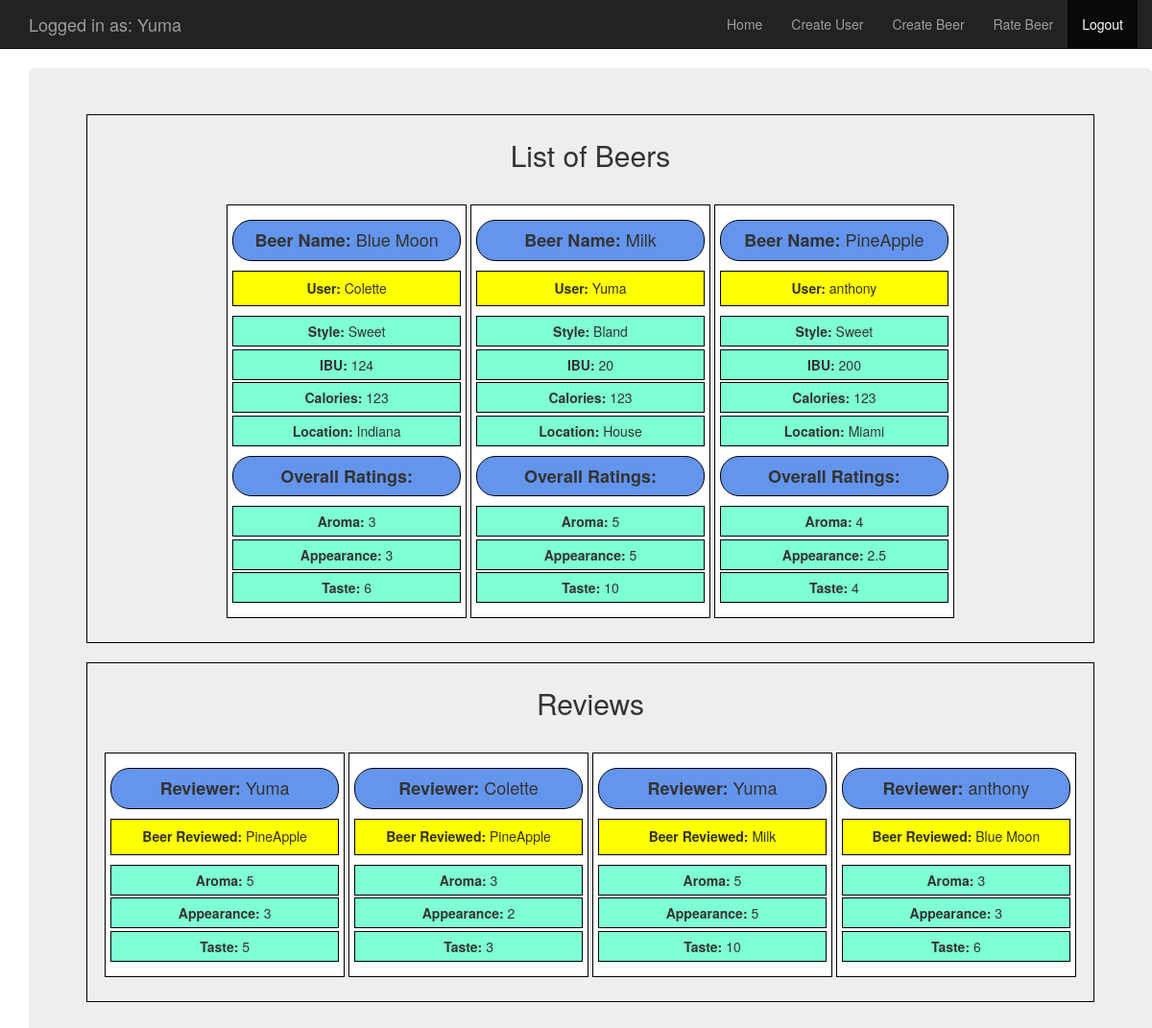
The page /home/ (signed in) on the database its author committed.
### beer_tracker/models.py (models this page shows, shortened)
class BeerModel(models.Model):
    user = models.ForeignKey(User, default=1)
    name = models.CharField(max_length=254, default="")
    style = models.CharField(max_length=254, default="")
    ibu = models.IntegerField(default="")
    calories = models.IntegerField(default="")
    abv = models.IntegerField(default="")
    location = models.CharField(max_length=254, default="")
    class Meta:
        verbose_name_plural = 'Beers'
    def __str__(self):
        return self.name

class RateModel(models.Model):
    FIVE_REVIEWS = (
        (5, 5),
        (4, 4),
        (3, 3),
        (2, 2),
        (1, 1),
    )
    TEN_REVIEWS= (
        (10, 10),
        (9, 9),
        (8, 8),
        (7, 7),
        (6, 6),
        (5, 5),
        (4, 4),
        (3, 3),
        (2, 2),
        (1, 1),
    )
    user = models.ForeignKey(User, default=1)
    beer = models.ForeignKey(BeerModel)
    aroma = models.PositiveIntegerField(choices=FIVE_REVIEWS, default="5")
    appearance = models.PositiveIntegerField(choices=FIVE_REVIEWS, default="5")
    taste = models.PositiveIntegerField(choices= TEN_REVIEWS, default= "10")
    class Meta:
        verbose_name_plural = 'Ratings'

### beer_tracker/views.py (the view)
# urls.py: url(r'^home/', include('beer_tracker.urls'), name="home"),
@login_required
def home(request):
    beers = BeerModel.objects.order_by('name').annotate(
        avg__aroma=Avg('ratemodel__aroma'),
        avg__appearance=Avg('ratemodel__appearance'),
        avg__taste=Avg('ratemodel__taste'),
    )
    rates = RateModel.objects.order_by('beer')
    dict = {'records': beers, 'rates': rates}
    return render(request, 'beer_tracker/home.html', context=dict)

### templates/beer_tracker/home.html
{% extends "beer_tracker/base.html" %}
{% block body_block %}
{% load staticfiles %}
{% if records %}
    <div class="jumbotron container" >
        <div class="table">
            <h2>List of Beers</h2>
            {% for beers in records %}
                <div class="table">
                    <h4><b>Beer Name: </b>{{ beers.name }}</h4>
                    <h5><b>User: </b>{{ beers.user }}</h5>
                    <ul>
                        <li><b>Style: </b>{{ beers.style }}</li>
                        <li><b>IBU: </b>{{ beers.ibu }}</li>
                        <li><b>Calories: </b>{{ beers.calories }}</li>
                        <li><b>Location: </b>{{ beers.location }}</li>
                    </ul>
                    <h4><b>Overall Ratings: </b></h4>
                    <ul>
                        <li><b>Aroma: </b>{{ beers.avg__aroma|floatformat }}</li>
                        <li><b>Appearance: </b>{{ beers.avg__appearance|floatformat }}</li>
                        <li><b>Taste: </b>{{ beers.avg__taste|floatformat }}</li>
                    </ul>
                </div>
            {% endfor %}
        </div>
        <div class="table">
            <h2>Reviews</h2>
            {% for rate in rates %}
                <div class="table">
                    <h4><b>Reviewer: </b>{{ rate.user }}</h4>
                    <h5><b>Beer Reviewed: </b>{{ rate.beer }}</h5>
                    <ul>
                        <li><b>Aroma: </b>{{ rate.aroma }}</li>
                        <li><b>Appearance: </b>{{ rate.appearance }}</li>
                        <li><b>Taste: </b>{{ rate.taste }}</li>
                    </ul>
                </div>
            {% endfor %}
        </div>
{% else %}
    <div class="jumbotron">
        <p>There are currently no Beers. To create a beer click on New Beer</p>
    </div>
{%  endif %}
    </div>
{% endblock %}

### templates/beer_tracker/base.html (shortened to what this page needs)
<!DOCTYPE html>
{% load staticfiles %}
<html lang="en">
<head>
    <link rel="stylesheet" href="{% static "css/styles.css" %}">
    <link rel="stylesheet" href="https://maxcdn.bootstrapcdn.com/bootstrap/3.3.7/css/bootstrap.min.css">
</head>
<body>
    <nav class="navbar navbar-inverse navbar-static-top">
        <div class="container">
            <div class="navbar-header">
                {% if user.is_authenticated %}
                    <a class="navbar-brand" href="{% url 'beer_tracker:home' %}">Logged in as: {{request.user.username}}</a>
                {% else %}
                    <a class="navbar-brand" href="{% url 'index' %}">BeerAPI</a>
                {% endif %}
            </div>
            <div id="mydropdown" class="collapse navbar-collapse">
                <ul class="nav navbar-nav navbar-right">
                    {% if user.is_authenticated %}
                        <li><a class="nav-link" href="{% url 'beer_tracker:home' %}">Home</a></li>
                        <li><a class="navbar-link" href="{% url 'beer_tracker:new_user' %}">Create User</a></li>
                        <li><a class="navbar-link" href="{% url 'beer_tracker:new_beer' %}">Create Beer</a></li>
                        <li><a class="navbar-link" href="{% url 'beer_tracker:rate_beer' %}">Rate Beer</a></li>
                        <li class="active"><a class="nav-link" href="{% url 'logout' %}">Logout</a></li>
                    {% endif %}
                </ul>
            </div>
        </div>
    </nav>
    <div class="container">
        {% block body_block %}
        {% endblock %}
    </div>
</body>
</html>

### static/css/styles.css (style rules this page uses)
ul { list-style-type: none; }
.table { border: 1px solid black; padding: 5px; width: auto; text-align: center; display: inline-block; }
h1, h2 { padding-bottom: 5px; }
div.jumbotron.container > div.table > h2 { text-align: center; }
div.jumbotron.container > div.table > div.table { width: 250px; margin: 20px auto; }
div.jumbotron.container > div.table > div.table > ul > li { margin-left:-40px ; background-color: aquamarine; padding: 5px; border: 0.5px solid black; margin-top: 2.5px; }
div.jumbotron > div.table > div.table > h4 { background-color: cornflowerblue; padding: 10px; border: 1px solid black; border-radius: 20px; }
div.jumbotron > div.table > div.table > h5 { background-color: yellow; padding: 10px; border: 1px solid black; width: 100%; }

### rows shown on the page
BeerModel: name "Blue Moon", user "Colette", style "Sweet", ibu "124", calories "123", location "Indiana", avg__aroma "3", avg__appearance "3", avg__taste "6"
BeerModel: name "Milk", user "Yuma", style "Bland", ibu "20", calories "123", location "House", avg__aroma "5", avg__appearance "5", avg__taste "10"
BeerModel: name "PineApple", user "anthony", style "Sweet", ibu "200", calories "123", location "Miami", avg__aroma "4", avg__appearance "2.5", avg__taste "4"
RateModel: user "Yuma", beer "PineApple", aroma "5", appearance "3", taste "5"
RateModel: user "Colette", beer "PineApple", aroma "3", appearance "2", taste "3"
RateModel: user "Yuma", beer "Milk", aroma "5", appearance "5", taste "10"
RateModel: user "anthony", beer "Blue Moon", aroma "3", appearance "3", taste "6"

### other values the page prints
{{ request.user.username }} "Yuma"
